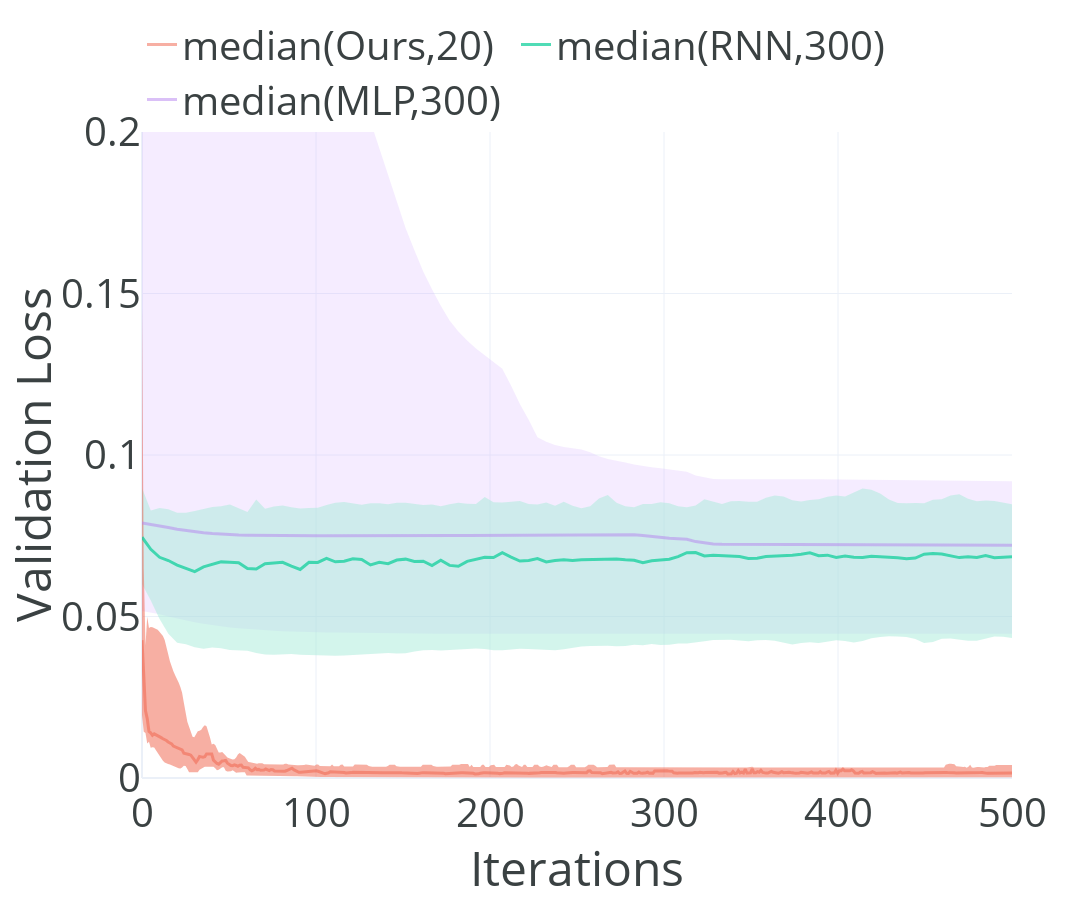

The notebook cell saved with this chart:
### Code cell
fig = go.Figure()
x1 = np.linspace(0,500,100)
x2 = np.linspace(0,500,500)

median_NN =  np.median(val_loss_mlp, axis=0)[:500]
median_NN_2 = np.quantile(val_loss_mlp,0.2, axis=0)[:500]
median_NN_8 = np.quantile(val_loss_mlp,0.8,axis=0)[:500]

median_RNN =  np.median(val_loss_rnn, axis=0)[:500]
median_RNN_2 = np.quantile(val_loss_rnn,0.2,axis=0)[:500]
median_RNN_8 = np.quantile(val_loss_rnn,0.8,axis=0)[:500]

median_opt1 =  np.median(val_loss_model, axis=0)[:500]
median_opt1_2 = np.quantile(val_loss_model, 0.2, axis=0)[:500]
median_opt1_8 = np.quantile(val_loss_model, 0.8, axis=0)[:500]


fig.add_trace(go.Scatter(x=x1, y=median_NN_2,fill=None,mode='lines',line_color='rgba(0,0,0,0)', showlegend = False ))
fig.add_trace(go.Scatter(x=x1,y=median_NN_8,fill='tonexty', mode='lines',  fillcolor='rgba(203,158,252,0.2)',line_color = 'rgba(0,0,0,0)',showlegend = False))

fig.add_trace(go.Scatter(x=x1, y=median_RNN_2,fill=None,mode='lines',line_color='rgba(0,0,0,0)', showlegend = False ))
fig.add_trace(go.Scatter(x=x1,y=median_RNN_8,fill='tonexty', mode='lines',  fillcolor='rgba(168,236,217,0.5)',line_color='rgba(0,0,0,0)',showlegend = False))

fig.add_trace(go.Scatter(x=x2, y=median_opt1_2,fill=None,mode='lines',line_color='rgba(0,0,0,0)', showlegend = False    ))
fig.add_trace(go.Scatter(x=x2,y=median_opt1_8,fill='tonexty', mode='lines',  fillcolor='rgba(240,96,72,0.5)',line_color = 'rgba(0,0,0,0)',showlegend = False))


fig.add_trace(go.Scatter(x=x1,y=median_NN, mode='lines',  line_color='#b681f0',opacity=0.5, line_width=3,name = 'median(MLP,300)')) 
fig.add_trace(go.Scatter(x=x1,y=median_RNN, mode='lines',  line_color='#07cd98',opacity=0.7,line_width=3,name = 'median(RNN,300)')) 
fig.add_trace(go.Scatter(x=x2,y=median_opt1, mode='lines',  line_color='#f06048',opacity=0.5,line_width=3,name = 'median(Ours,20)')) 

fig.update_layout({#'title': 'NRMSE comparison',
    'xaxis':{'title':'Iterations', 'showline':True},
    'yaxis':{'title': 'Validation Loss',"range":[0,0.2]},
    "font": {"size": 40, 'color':'#3a4142'},
    'template':'plotly_white',
    'legend':{'yanchor':'bottom','y':1,'xanchor':'left','x':0.0,'orientation':'h'},
    'width':1600,
   'height':900
})

fig.show()

### Figure 1 — Plotly figure (JSON) as saved in the notebook; plotly's stock layout.template omitted (floating-point values rounded to 4 significant figures; data arrays with more than 128 entries replaced by an {"elided": "..."} marker saying what was removed)
{"data": [{"line": {"color": "rgba(0,0,0,0)"}, "mode": "lines", "showlegend": false, "type": "scatter", "x": [0, 5.051, 10.1, 15.15, 20.2, 25.25, 30.3, 35.35, 40.4, 45.45, 50.51, 55.56, 60.61, 65.66, 70.71, 75.76, 80.81, 85.86, 90.91, 95.96, 101.0, 106.1, 111.1, 116.2, 121.2, 126.3, 131.3, 136.4, 141.4, 146.5, 151.5, 156.6, 161.6, 166.7, 171.7, 176.8, 181.8, 186.9, 191.9, 197.0, 202.0, 207.1, 212.1, 217.2, 222.2, 227.3, 232.3, 237.4, 242.4, 247.5, 252.5, 257.6, 262.6, 267.7, 272.7, 277.8, 282.8, 287.9, 292.9, 298.0, 303.0, 308.1, 313.1, 318.2, 323.2, 328.3, 333.3, 338.4, 343.4, 348.5, 353.5, 358.6, 363.6, 368.7, 373.7, 378.8, 383.8, 388.9, 393.9, 399.0, 404.0, 409.1, 414.1, 419.2, 424.2, 429.3, 434.3, 439.4, 444.4, 449.5, 454.5, 459.6, 464.6, 469.7, 474.7, 479.8, 484.8, 489.9, 494.9, 500], "y": {"elided": "500 float values"}}, {"fill": "tonexty", "fillcolor": "rgba(203,158,252,0.2)", "line": {"color": "rgba(0,0,0,0)"}, "mode": "lines", "showlegend": false, "type": "scatter", "x": [0, 5.051, 10.1, 15.15, 20.2, 25.25, 30.3, 35.35, 40.4, 45.45, 50.51, 55.56, 60.61, 65.66, 70.71, 75.76, 80.81, 85.86, 90.91, 95.96, 101.0, 106.1, 111.1, 116.2, 121.2, 126.3, 131.3, 136.4, 141.4, 146.5, 151.5, 156.6, 161.6, 166.7, 171.7, 176.8, 181.8, 186.9, 191.9, 197.0, 202.0, 207.1, 212.1, 217.2, 222.2, 227.3, 232.3, 237.4, 242.4, 247.5, 252.5, 257.6, 262.6, 267.7, 272.7, 277.8, 282.8, 287.9, 292.9, 298.0, 303.0, 308.1, 313.1, 318.2, 323.2, 328.3, 333.3, 338.4, 343.4, 348.5, 353.5, 358.6, 363.6, 368.7, 373.7, 378.8, 383.8, 388.9, 393.9, 399.0, 404.0, 409.1, 414.1, 419.2, 424.2, 429.3, 434.3, 439.4, 444.4, 449.5, 454.5, 459.6, 464.6, 469.7, 474.7, 479.8, 484.8, 489.9, 494.9, 500], "y": {"elided": "500 float values"}}, {"line": {"color": "rgba(0,0,0,0)"}, "mode": "lines", "showlegend": false, "type": "scatter", "x": [0, 5.051, 10.1, 15.15, 20.2, 25.25, 30.3, 35.35, 40.4, 45.45, 50.51, 55.56, 60.61, 65.66, 70.71, 75.76, 80.81, 85.86, 90.91, 95.96, 101.0, 106.1, 111.1, 116.2, 121.2, 126.3, 131.3, 136.4, 141.4, 146.5, 151.5, 156.6, 161.6, 166.7, 171.7, 176.8, 181.8, 186.9, 191.9, 197.0, 202.0, 207.1, 212.1, 217.2, 222.2, 227.3, 232.3, 237.4, 242.4, 247.5, 252.5, 257.6, 262.6, 267.7, 272.7, 277.8, 282.8, 287.9, 292.9, 298.0, 303.0, 308.1, 313.1, 318.2, 323.2, 328.3, 333.3, 338.4, 343.4, 348.5, 353.5, 358.6, 363.6, 368.7, 373.7, 378.8, 383.8, 388.9, 393.9, 399.0, 404.0, 409.1, 414.1, 419.2, 424.2, 429.3, 434.3, 439.4, 444.4, 449.5, 454.5, 459.6, 464.6, 469.7, 474.7, 479.8, 484.8, 489.9, 494.9, 500], "y": {"elided": "500 float values"}}, {"fill": "tonexty", "fillcolor": "rgba(168,236,217,0.5)", "line": {"color": "rgba(0,0,0,0)"}, "mode": "lines", "showlegend": false, "type": "scatter", "x": [0, 5.051, 10.1, 15.15, 20.2, 25.25, 30.3, 35.35, 40.4, 45.45, 50.51, 55.56, 60.61, 65.66, 70.71, 75.76, 80.81, 85.86, 90.91, 95.96, 101.0, 106.1, 111.1, 116.2, 121.2, 126.3, 131.3, 136.4, 141.4, 146.5, 151.5, 156.6, 161.6, 166.7, 171.7, 176.8, 181.8, 186.9, 191.9, 197.0, 202.0, 207.1, 212.1, 217.2, 222.2, 227.3, 232.3, 237.4, 242.4, 247.5, 252.5, 257.6, 262.6, 267.7, 272.7, 277.8, 282.8, 287.9, 292.9, 298.0, 303.0, 308.1, 313.1, 318.2, 323.2, 328.3, 333.3, 338.4, 343.4, 348.5, 353.5, 358.6, 363.6, 368.7, 373.7, 378.8, 383.8, 388.9, 393.9, 399.0, 404.0, 409.1, 414.1, 419.2, 424.2, 429.3, 434.3, 439.4, 444.4, 449.5, 454.5, 459.6, 464.6, 469.7, 474.7, 479.8, 484.8, 489.9, 494.9, 500], "y": {"elided": "500 float values"}}, {"line": {"color": "rgba(0,0,0,0)"}, "mode": "lines", "showlegend": false, "type": "scatter", "x": {"elided": "500 float values"}, "y": {"elided": "500 float values"}}, {"fill": "tonexty", "fillcolor": "rgba(240,96,72,0.5)", "line": {"color": "rgba(0,0,0,0)"}, "mode": "lines", "showlegend": false, "type": "scatter", "x": {"elided": "500 float values"}, "y": {"elided": "500 float values"}}, {"line": {"color": "#b681f0", "width": 3}, "mode": "lines", "name": "median(MLP,300)", "opacity": 0.5, "type": "scatter", "x": [0, 5.051, 10.1, 15.15, 20.2, 25.25, 30.3, 35.35, 40.4, 45.45, 50.51, 55.56, 60.61, 65.66, 70.71, 75.76, 80.81, 85.86, 90.91, 95.96, 101.0, 106.1, 111.1, 116.2, 121.2, 126.3, 131.3, 136.4, 141.4, 146.5, 151.5, 156.6, 161.6, 166.7, 171.7, 176.8, 181.8, 186.9, 191.9, 197.0, 202.0, 207.1, 212.1, 217.2, 222.2, 227.3, 232.3, 237.4, 242.4, 247.5, 252.5, 257.6, 262.6, 267.7, 272.7, 277.8, 282.8, 287.9, 292.9, 298.0, 303.0, 308.1, 313.1, 318.2, 323.2, 328.3, 333.3, 338.4, 343.4, 348.5, 353.5, 358.6, 363.6, 368.7, 373.7, 378.8, 383.8, 388.9, 393.9, 399.0, 404.0, 409.1, 414.1, 419.2, 424.2, 429.3, 434.3, 439.4, 444.4, 449.5, 454.5, 459.6, 464.6, 469.7, 474.7, 479.8, 484.8, 489.9, 494.9, 500], "y": {"elided": "500 float values"}}, {"line": {"color": "#07cd98", "width": 3}, "mode": "lines", "name": "median(RNN,300)", "opacity": 0.7, "type": "scatter", "x": [0, 5.051, 10.1, 15.15, 20.2, 25.25, 30.3, 35.35, 40.4, 45.45, 50.51, 55.56, 60.61, 65.66, 70.71, 75.76, 80.81, 85.86, 90.91, 95.96, 101.0, 106.1, 111.1, 116.2, 121.2, 126.3, 131.3, 136.4, 141.4, 146.5, 151.5, 156.6, 161.6, 166.7, 171.7, 176.8, 181.8, 186.9, 191.9, 197.0, 202.0, 207.1, 212.1, 217.2, 222.2, 227.3, 232.3, 237.4, 242.4, 247.5, 252.5, 257.6, 262.6, 267.7, 272.7, 277.8, 282.8, 287.9, 292.9, 298.0, 303.0, 308.1, 313.1, 318.2, 323.2, 328.3, 333.3, 338.4, 343.4, 348.5, 353.5, 358.6, 363.6, 368.7, 373.7, 378.8, 383.8, 388.9, 393.9, 399.0, 404.0, 409.1, 414.1, 419.2, 424.2, 429.3, 434.3, 439.4, 444.4, 449.5, 454.5, 459.6, 464.6, 469.7, 474.7, 479.8, 484.8, 489.9, 494.9, 500], "y": {"elided": "500 float values"}}, {"line": {"color": "#f06048", "width": 3}, "mode": "lines", "name": "median(Ours,20)", "opacity": 0.5, "type": "scatter", "x": {"elided": "500 float values"}, "y": {"elided": "500 float values"}}], "layout": {"font": {"color": "#3a4142", "size": 40}, "height": 900, "legend": {"orientation": "h", "x": 0, "xanchor": "left", "y": 1, "yanchor": "bottom"}, "width": 1600, "xaxis": {"showline": true, "title": {"text": "Iterations"}}, "yaxis": {"range": [0, 0.2], "title": {"text": "Validation Loss"}}}}
